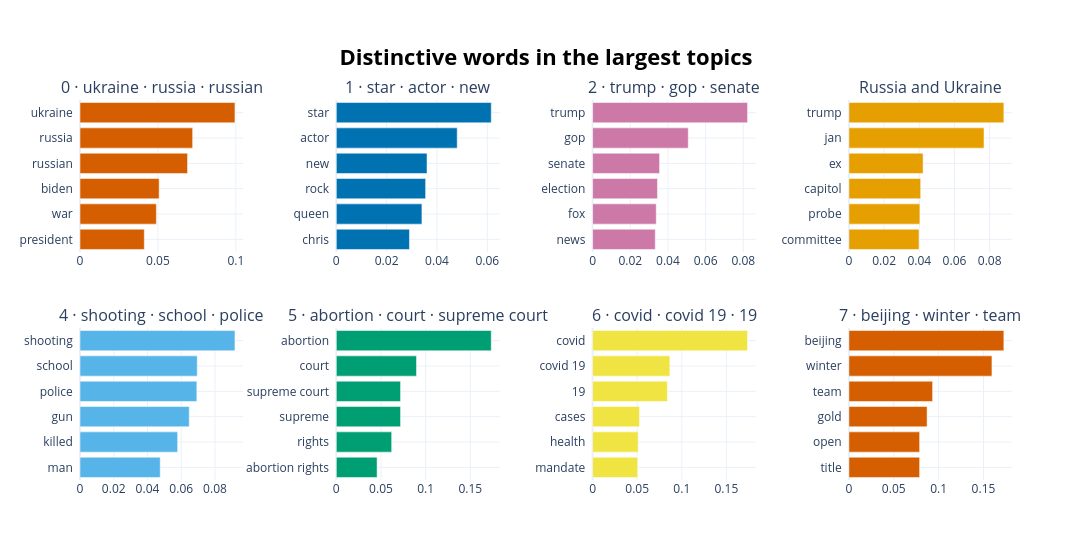

Notebook code for this chart:
### Markdown cell above
## 4. Interpret topics with words articles -- c-TF-IDF scores

The word bars show c-TF-IDF scores: terms that are comparatively distinctive for a topic. The document map then shows how articles are arranged in a separate two-dimensional projection. A plausible topic name should still survive a reading of representative articles.

### Code cell
top_topic_ids = topic_info.loc[topic_info["Topic"] != -1, "Topic"].head(8).tolist()

topic_model.visualize_barchart(
    topics=top_topic_ids,
    n_words=6,
    custom_labels=True,
    width=280,
    height=280,
    title="<b>Distinctive words in the largest topics</b>",
)

### Figure 1 — Plotly figure (JSON) as saved in the notebook; plotly's stock layout.template omitted (floating-point values rounded to 4 significant figures)
{"data": [{"marker": {"color": "#D55E00"}, "orientation": "h", "type": "bar", "x": [0.04125, 0.049, 0.05077, 0.06901, 0.07227, 0.09941], "xaxis": "x", "y": ["president  ", "war  ", "biden  ", "russian  ", "russia  ", "ukraine  "], "yaxis": "y"}, {"marker": {"color": "#0072B2"}, "orientation": "h", "type": "bar", "x": [0.02906, 0.03401, 0.03548, 0.03604, 0.04803, 0.06155], "xaxis": "x2", "y": ["chris  ", "queen  ", "rock  ", "new  ", "actor  ", "star  "], "yaxis": "y2"}, {"marker": {"color": "#CC79A7"}, "orientation": "h", "type": "bar", "x": [0.03326, 0.03378, 0.03444, 0.03556, 0.05079, 0.08225], "xaxis": "x3", "y": ["news  ", "fox  ", "election  ", "senate  ", "gop  ", "trump  "], "yaxis": "y3"}, {"marker": {"color": "#E69F00"}, "orientation": "h", "type": "bar", "x": [0.03984, 0.04033, 0.04078, 0.04214, 0.07676, 0.08803], "xaxis": "x4", "y": ["committee  ", "probe  ", "capitol  ", "ex  ", "jan  ", "trump  "], "yaxis": "y4"}, {"marker": {"color": "#56B4E9"}, "orientation": "h", "type": "bar", "x": [0.04755, 0.05786, 0.06472, 0.06924, 0.06949, 0.09182], "xaxis": "x5", "y": ["man  ", "killed  ", "gun  ", "police  ", "school  ", "shooting  "], "yaxis": "y5"}, {"marker": {"color": "#009E73"}, "orientation": "h", "type": "bar", "x": [0.04564, 0.06197, 0.07191, 0.07191, 0.08979, 0.1734], "xaxis": "x6", "y": ["abortion rights  ", "rights  ", "supreme  ", "supreme court  ", "court  ", "abortion  "], "yaxis": "y6"}, {"marker": {"color": "#F0E442"}, "orientation": "h", "type": "bar", "x": [0.05056, 0.05108, 0.05251, 0.08384, 0.08663, 0.1737], "xaxis": "x7", "y": ["mandate  ", "health  ", "cases  ", "19  ", "covid 19  ", "covid  "], "yaxis": "y7"}, {"marker": {"color": "#D55E00"}, "orientation": "h", "type": "bar", "x": [0.07881, 0.07881, 0.08713, 0.09328, 0.1594, 0.1727], "xaxis": "x8", "y": ["title  ", "open  ", "gold  ", "team  ", "winter  ", "beijing  "], "yaxis": "y8"}], "layout": {"annotations": [{"font": {"size": 16}, "showarrow": false, "text": "0 · ukraine · russia · russian", "x": 0.0875, "xanchor": "center", "xref": "paper", "y": 1.0, "yanchor": "bottom", "yref": "paper"}, {"font": {"size": 16}, "showarrow": false, "text": "1 · star · actor · new", "x": 0.3625, "xanchor": "center", "xref": "paper", "y": 1.0, "yanchor": "bottom", "yref": "paper"}, {"font": {"size": 16}, "showarrow": false, "text": "2 · trump · gop · senate", "x": 0.6375, "xanchor": "center", "xref": "paper", "y": 1.0, "yanchor": "bottom", "yref": "paper"}, {"font": {"size": 16}, "showarrow": false, "text": "Russia and Ukraine", "x": 0.9125, "xanchor": "center", "xref": "paper", "y": 1.0, "yanchor": "bottom", "yref": "paper"}, {"font": {"size": 16}, "showarrow": false, "text": "4 · shooting · school · police", "x": 0.0875, "xanchor": "center", "xref": "paper", "y": 0.4, "yanchor": "bottom", "yref": "paper"}, {"font": {"size": 16}, "showarrow": false, "text": "5 · abortion · court · supreme court", "x": 0.3625, "xanchor": "center", "xref": "paper", "y": 0.4, "yanchor": "bottom", "yref": "paper"}, {"font": {"size": 16}, "showarrow": false, "text": "6 · covid · covid 19 · 19", "x": 0.6375, "xanchor": "center", "xref": "paper", "y": 0.4, "yanchor": "bottom", "yref": "paper"}, {"font": {"size": 16}, "showarrow": false, "text": "7 · beijing · winter · team", "x": 0.9125, "xanchor": "center", "xref": "paper", "y": 0.4, "yanchor": "bottom", "yref": "paper"}], "height": 560, "hoverlabel": {"bgcolor": "white", "font": {"family": "Rockwell", "size": 16}}, "showlegend": false, "title": {"font": {"color": "Black", "size": 22}, "text": "<b>Distinctive words in the largest topics</b>", "x": 0.5, "xanchor": "center", "yanchor": "top"}, "width": 1120, "xaxis": {"anchor": "y", "domain": [0.0, 0.175], "showgrid": true}, "xaxis2": {"anchor": "y2", "domain": [0.275, 0.45], "showgrid": true}, "xaxis3": {"anchor": "y3", "domain": [0.55, 0.725], "showgrid": true}, "xaxis4": {"anchor": "y4", "domain": [0.825, 1.0], "showgrid": true}, "xaxis5": {"anchor": "y5", "domain": [0.0, 0.175], "showgrid": true}, "xaxis6": {"anchor": "y6", "domain": [0.275, 0.45], "showgrid": true}, "xaxis7": {"anchor": "y7", "domain": [0.55, 0.725], "showgrid": true}, "xaxis8": {"anchor": "y8", "domain": [0.825, 1.0], "showgrid": true}, "yaxis": {"anchor": "x", "domain": [0.6, 1.0], "showgrid": true}, "yaxis2": {"anchor": "x2", "domain": [0.6, 1.0], "showgrid": true}, "yaxis3": {"anchor": "x3", "domain": [0.6, 1.0], "showgrid": true}, "yaxis4": {"anchor": "x4", "domain": [0.6, 1.0], "showgrid": true}, "yaxis5": {"anchor": "x5", "domain": [0.0, 0.4], "showgrid": true}, "yaxis6": {"anchor": "x6", "domain": [0.0, 0.4], "showgrid": true}, "yaxis7": {"anchor": "x7", "domain": [0.0, 0.4], "showgrid": true}, "yaxis8": {"anchor": "x8", "domain": [0.0, 0.4], "showgrid": true}}}
